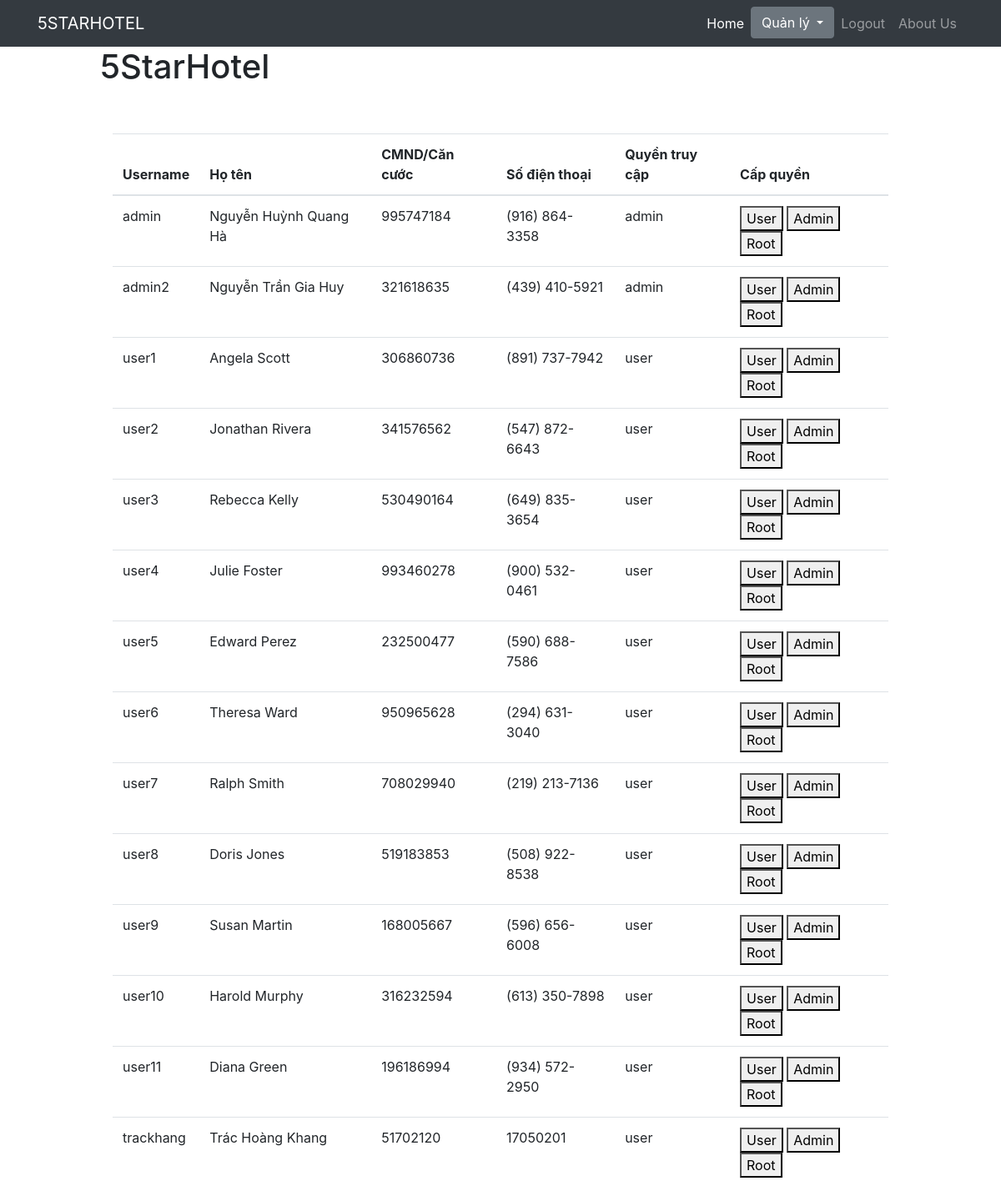
The page /doan/admin/usermanage.php (signed in) on the database its author committed.
### tables this page shows
CREATE TABLE `user` (
  `iduser` int(11) NOT NULL,
  `username` varchar(255) NOT NULL,
  `password` varchar(255) NOT NULL,
  `name` varchar(255) NOT NULL,
  `idnum` varchar(255) NOT NULL,
  `phone` varchar(255) NOT NULL,
  `idtype` int(11) NOT NULL DEFAULT 0
);

CREATE TABLE `typeuser` (
  `idtype` int(11) NOT NULL,
  `type` varchar(20) NOT NULL
);

### doan/admin/usermanage.php (the view, shortened to what this page needs)
<!DOCTYPE html>
<html lang="en">
<head>
	<link href="https://maxcdn.bootstrapcdn.com/bootstrap/4.0.0/css/bootstrap.min.css" rel="stylesheet">
	<link rel="stylesheet" href="https://cdnjs.cloudflare.com/ajax/libs/font-awesome/4.7.0/css/font-awesome.min.css">
	<link rel="stylesheet" type="text/css" href="https://cdn.datatables.net/v/dt/dt-1.10.16/datatables.min.css"/>
    <link rel="stylesheet" href="https://maxcdn.bootstrapcdn.com/bootstrap/4.0.0/css/bootstrap.min.css">
</head>
<body>
  <?php require 'navigation.php'; ?>
  <div id="form" class="container wrapper" >
	<div id="logo" class="row">
		<h1>5StarHotel</h1>
	</div>
	<table id="roomtable" class="table">
            <thead>
                <th>Username</th>
				<th>Họ tên</th>
				<th>CMND/Căn cước</th>
                <th>Số điện thoại</th>
				<th>Quyền truy cập</th>
				<th>Cấp quyền</th>
            </thead>
			<tbody>
	<?php
		if (($_SESSION["role"]) == "root" ) {
				$sql = "SELECT * FROM user WHERE ( idtype != 2)";
				require_once("../conn.php");
				$result = $conn->query($sql);
				if ($result->num_rows > 0) {
					while($row = $result->fetch_assoc()) {
					$idtype = $row['idtype'];
					$sqlr = "SELECT * FROM typeuser WHERE idtype = '$idtype'";
					$rroom = $conn->query($sqlr);
					$rowroom = $rroom->fetch_assoc();
					$type = $rowroom['type'];
	?>
				<div class="container mt-5">
				<tr>
					<td><?php echo $row['username']; ?></td>
					<td><?php echo $row['name']; ?></td>
					<td><?php echo $row['idnum']; ?></td>
					<td><?php echo $row['phone']; ?></td>
					<td><?php echo $type; ?></td>
					<form action="access.php" method="POST" >
					<td><button name="ubtn" value="<?php echo $row['username']; ?>" >User</button>
					<button name="abtn" value="<?php echo $row['username']; ?>" >Admin</button>
					<button name="rbtn" value="<?php echo $row['username']; ?>" >Root</button></td>
					</form>
				</tr>
	<?php
					}
				}
		}
	?>
				</tbody>
			</table>
		</div>
</body>
</html>

### doan/admin/usermanage.php (style rules this page uses)
#form { width: 80%; }

### rows shown on the page
user: username "admin", name "Nguyễn Huỳnh Quang Hà", idnum "995747184", phone "(916) 864-3358", idtype.type "admin"
user: username "admin2", name "Nguyễn Trần Gia Huy", idnum "321618635", phone "(439) 410-5921", idtype.type "admin"
user: username "user1", name "Angela Scott", idnum "306860736", phone "(891) 737-7942", idtype.type "user"
user: username "user2", name "Jonathan Rivera", idnum "341576562", phone "(547) 872-6643", idtype.type "user"
user: username "user3", name "Rebecca Kelly", idnum "530490164", phone "(649) 835-3654", idtype.type "user"
user: username "user4", name "Julie Foster", idnum "993460278", phone "(900) 532-0461", idtype.type "user"
user: username "user5", name "Edward Perez", idnum "232500477", phone "(590) 688-7586", idtype.type "user"
user: username "user6", name "Theresa Ward", idnum "950965628", phone "(294) 631-3040", idtype.type "user"
user: username "user7", name "Ralph Smith", idnum "708029940", phone "(219) 213-7136", idtype.type "user"
user: username "user8", name "Doris Jones", idnum "519183853", phone "(508) 922-8538", idtype.type "user"
user: username "user9", name "Susan Martin", idnum "168005667", phone "(596) 656-6008", idtype.type "user"
user: username "user10", name "Harold Murphy", idnum "316232594", phone "(613) 350-7898", idtype.type "user"
user: username "user11", name "Diana Green", idnum "196186994", phone "(934) 572-2950", idtype.type "user"
user: username "trackhang", name "Trác Hoàng Khang", idnum "51702120", phone "17050201", idtype.type "user"
